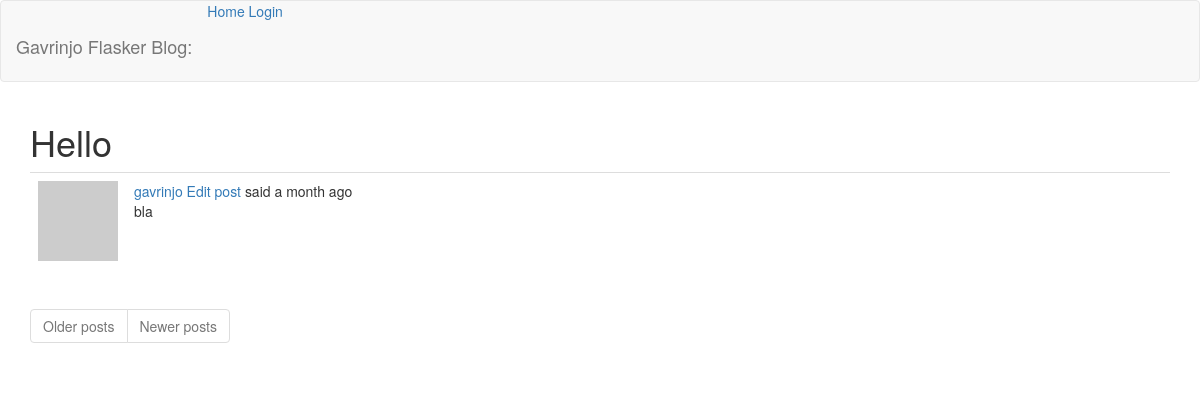
The page /index on the database as committed earlier.
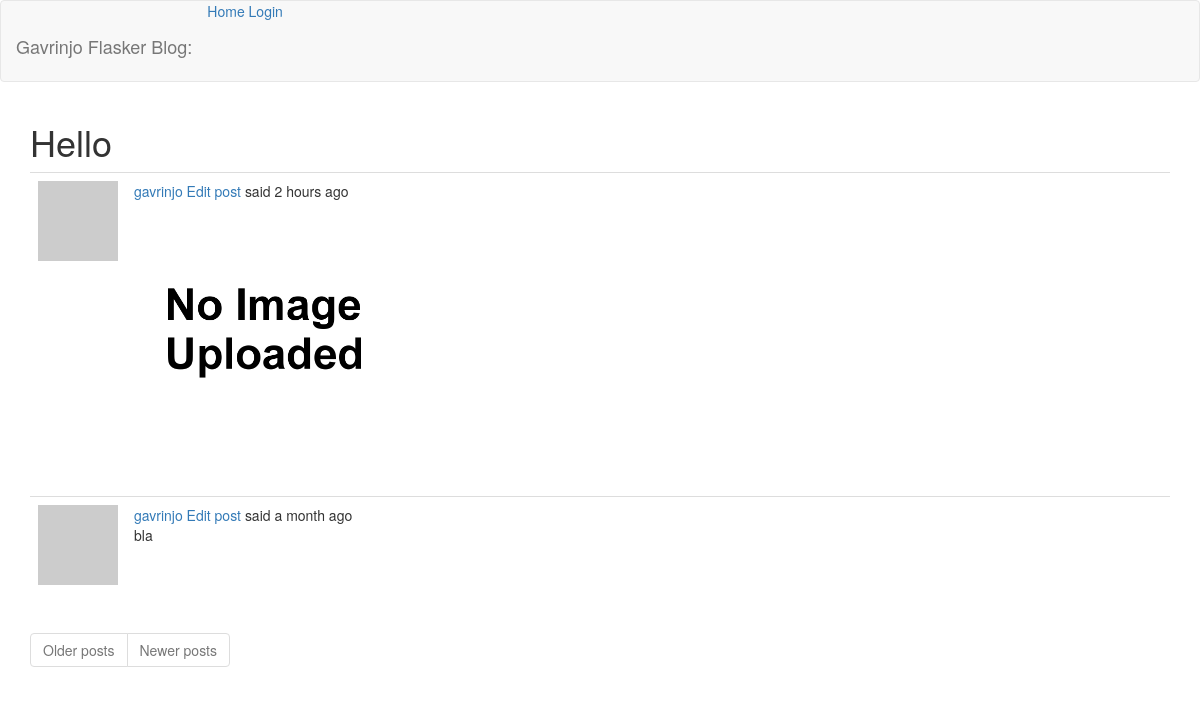
The same page on the database as committed later.
### app/models.py (models this page shows, shortened)
class Post(db.Model):
    id = db.Column(db.Integer, primary_key=True)
    body = db.Column(db.String(140))
    timestamp = db.Column(db.DateTime, index=True, default=datetime.utcnow)
    user_id = db.Column(db.Integer, db.ForeignKey("user.id"))

class User(UserMixin, db.Model):
    id = db.Column(db.Integer, primary_key=True)
    username = db.Column(db.String(64), index=True, unique=True)
    email = db.Column(db.String(120), index=True, unique=True)
    password_hash = db.Column(db.String(128))
    about_me = db.Column(db.String(140))
    last_seen = db.Column(db.DateTime, default=datetime.utcnow)
    post = db.relationship("Post", backref="author", lazy="dynamic")
    def avatar(self, size):
        digest = md5(self.email.lower().encode("utf-8")).hexdigest()
        return f"https://www.gravatar.com/avatar/{digest}?d=identicon&r=x&s={size}"

### app/main/routes.py (the view)
@bp.route("/")
@bp.route("/index")
def index():
    page = request.args.get("page", 1, type=int)
    posts = Post.query.order_by(Post.timestamp.desc()).paginate(
        page, current_app.config["POSTS_PER_PAGE"], False)
    next_url = url_for("main.index", page=posts.next_num) \
        if posts.has_next else None
    prev_url = url_for("main.index", page=posts.prev_num) \
        if posts.has_prev else None
    return render_template("index.html", title="Home", posts=posts.items, next_url=next_url, prev_url=prev_url)

### app/main/routes.py (called while the page is built)
@bp.before_request
def before_request():
    if current_user.is_authenticated:
        current_user.last_seen = datetime.utcnow()
        db.session.commit()

### app/templates/index.html
{% extends 'base.html' %}
{% import 'bootstrap/wtf.html' as wtf %}
{% block app_content %}
    <h1>Hello {{ current_user.username }}</h1>
    {% for post in posts %}
        {% include "_post.html" %}
    {% endfor %}
    <nav aria-label="Page navigation example">
        <ul class="pagination text-center">
            <li class="page-item{% if not next_url %} disabled {% endif %}">
                <a class="page-link" href="{{ next_url or '#' }}" tabindex="-1">Older posts</a>
            </li>
            <li class="page-item{% if not prev_url %} disabled {% endif %}">
                <a class="page-link" href="{{ prev_url or '#' }}" tabindex="-1">Newer posts</a>
            </li>
        </ul>
    </nav>
{% endblock app_content %}

### app/templates/_post.html
    <table class="table table-hover">
        <tr>
            <td width="70px">
                <a href="{{ url_for('main.user', username=post.author.username) }}">
                    <img src="{{ post.author.avatar(64) }}">
                </a>
            </td>
            <td>
                <span class="user_popup">
                    <a href="{{ url_for('main.user', username=post.author.username) }}">
                        {{ post.author.username }}
                    </a>
                    <a href="{{ url_for('content.edit_page', id=post.id) }}">Edit post</a>
                </span>
                said {{ moment(post.timestamp).fromNow() }}
                <br>
                <span id="post{{ post.id }}">{{ post.body|safe }}</span>
            </td>
        </tr>
    </table>

Rows that differ between the two databases and show on the page:
added Post: author.username "gavrinjo", timestamp "2 hours ago", body (picture)
